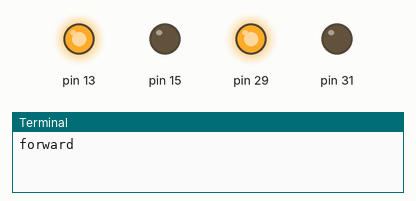
Simulated run of this program. Board: Raspberry Pi (header pin numbers). On the bench: output pins drawn as LEDs (lit = HIGH), the last lines printed to the terminal. At 6.0 s the program stops and its outputs stay as they are.

Above: at 0.1 s.
At 4.1 s:
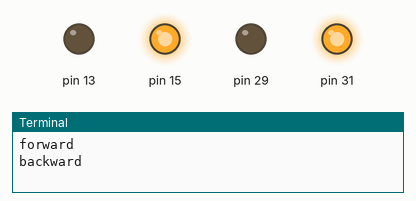
At 6.1 s:
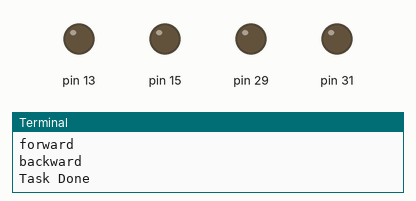
Timing chart, 0 to 7.5 s (numbered marks = the images above):
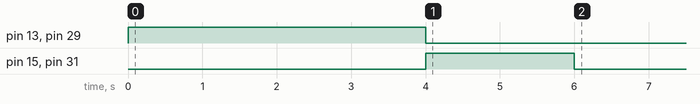

The program:

Motor-Driver_2.py
```python
#usr!/bin/python3
#2.Test Motor-Driver_2.py
import RPi.GPIO as gpio
import time

def init():
    gpio.setmode(gpio.BOARD)
    gpio.setup(13, gpio.OUT)
    gpio.setup(15, gpio.OUT)
    gpio.setup(29, gpio.OUT)
    gpio.setup(31, gpio.OUT)

def forward(tf):
    init()
    gpio.output(13, True)
    gpio.output(15, False)
    gpio.output(29, True)
    gpio.output(31, False)
    time.sleep(tf)
    gpio.cleanup()

def backward(tf):
    init()
    gpio.output(13, False)
    gpio.output(15, True)
    gpio.output(29, False)
    gpio.output(31, True)
    time.sleep(tf)
    gpio.cleanup()


print("forward")
forward(4)
print("backward")
backward(2)


print("Task Done")
```

Measured:
- by itself, pin 13, pin 29: LOW → HIGH at 0.00 s, → LOW 4.0 s later
- by itself, pin 15, pin 31: LOW → HIGH at 4.0 s, → LOW 2.0 s later
